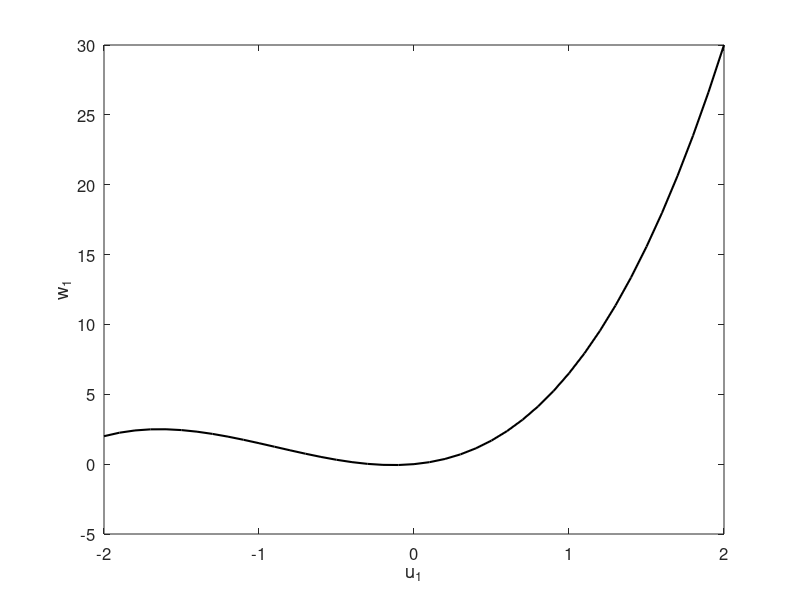

Here is the MATLAB script that generated this plot: (Note: this script raises an error after producing the figure.)
clearvars -except FIGURE_NAME

uss1 = [-2:0.1:2];
uss2 = [-2:0.1:2];
vss1 = uss1 + 4*uss1.^2 + 1.5*uss1.^3;
vss2 = uss2 + 3*uss2.^2 + 2*uss2.^3;

fontsize = 12;

%% fig 1
h = figure('Position', [200 200 400 300]);
plot(uss1,vss1, 'k-', 'linewidth', 1.5);
ylabel('w_1', 'fontsize', fontsize);
xlabel('u_1', 'fontsize', fontsize);

%axis(gca, [min(uss) max(uss) min(vss) max(vss)]);
axis auto
set(gca, 'fontsize', fontsize);
set(gcf, 'Color', 'w');

export_fig(h, [FIGURE_NAME,'_1','.pdf'], '-q101', '-p0.01');



%% fig 2
h = figure('Position', [200 200 400 300]);
plot(uss2,vss2, 'k-', 'linewidth', 1.5);
ylabel('w_2', 'fontsize', fontsize);
xlabel('u_2', 'fontsize', fontsize);

%axis(gca, [min(uss) max(uss) min(vss) max(vss)]);
axis auto
set(gca, 'fontsize', fontsize);
set(gcf, 'Color', 'w');

export_fig(h, [FIGURE_NAME,'_2','.pdf'], '-q101', '-p0.01');